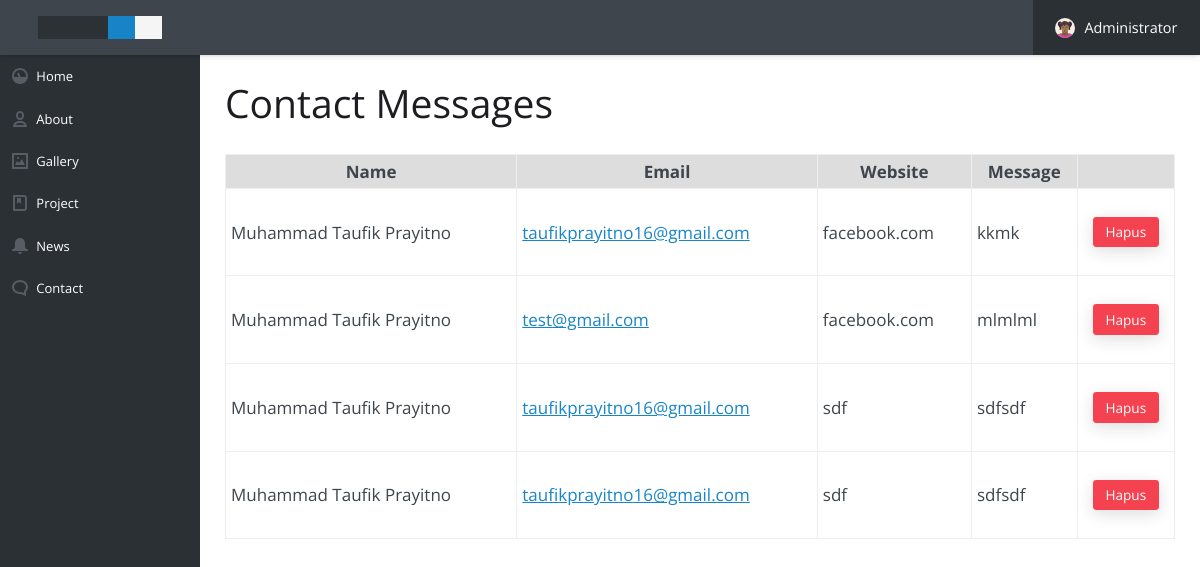
The page /adm/msg.php (signed in) on the database as committed earlier.
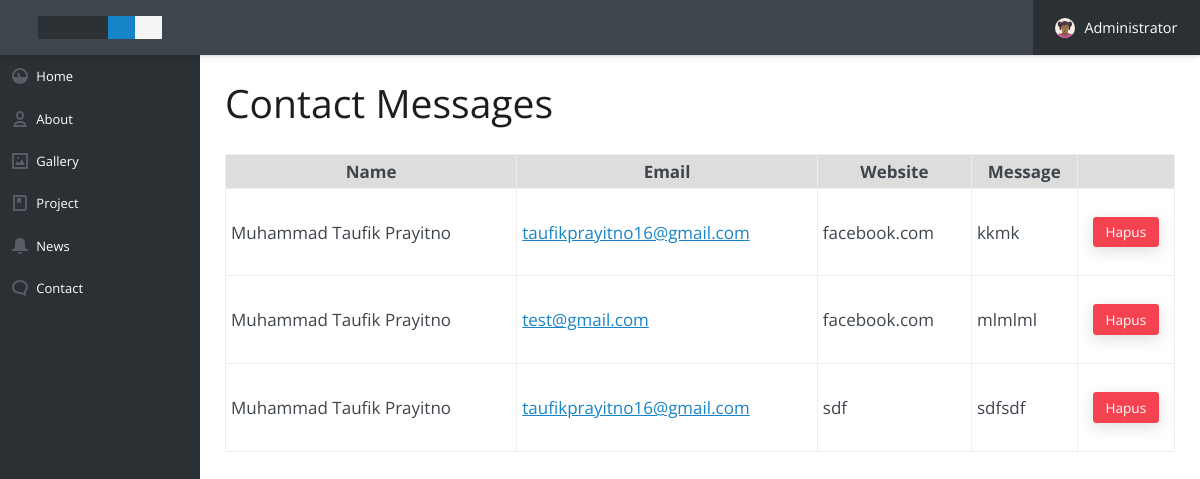
The same page on the database as committed later.
### tables this page shows
CREATE TABLE `tb_message` (
  `id_message` int(55) NOT NULL,
  `name` varchar(255) DEFAULT NULL,
  `email` varchar(255) NOT NULL,
  `website` varchar(255) NOT NULL,
  `message` longtext NOT NULL
);

### adm/msg.php (the view, shortened to what this page needs)
<?php
include("../config/conn.php");
?>
<!doctype html>
<html lang="en">
<head>
  <link rel="stylesheet" href="assets/css/style.css">
</head>
<body>
  <?php include("includes/header.php"); ?>
  <main class="cd-main-content">
    <?php include("includes/navbar.php"); ?>
    <div class="cd-content-wrapper">
      <h2>Contact Messages</h2></h2><br>
      <p>
        <div style="overflow-x:auto;">
          <table cellpadding="5" width="100%" border="1">
            <tr style="background:#ddd; font-weight:bolder;">
              <th>Name</th>
              <th>Email</th>
              <th>Website</th>
              <th>Message</th>
              <th colspan="2"></th>
            </tr>
            <?php
            $sql = "SELECT * FROM tb_message";
            $hasil = mysqli_query($db,$sql);
            while($data = mysqli_fetch_assoc($hasil)) {
              ?>
              <tr>
                <td><?php echo $data['name']; ?></td>
                <td><a href="mailto:<?php echo $data['email']; ?>"><?php echo $data['email']; ?></a></td>
                <td><?php echo $data['website']; ?></td>
                <td><?php echo $data['message']; ?></td>
                <td align="center"><br><a class="btn btn--accent btn--sm" href="?id=<?php echo $data['id_message']; ?>&act=del">Hapus</a><br><br></td>
              </tr>
            <?php } ?>
          </table>
        </div>
      </p>
    </div>
  </main>
</body>
</html>

Rows that differ between the two databases and show on the page:
removed tb_message: name "Muhammad Taufik Prayitno", email "taufikprayitno16@gmail.com", website "sdf", message "sdfsdf"
